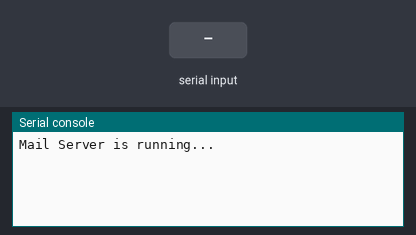
Bench run of a program on a simulated MicroPython board. Shown: the last lines printed to the serial console. The inputs (shaded band) are chosen by the test bench.

Above: at 1.2 s.
1.3 s: "SEND\n" received over the second serial link
At 2.5 s:
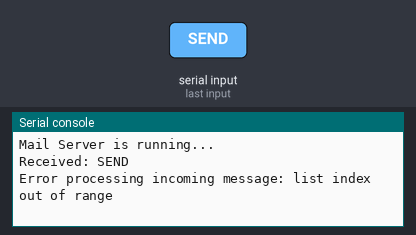
2.8 s: "RETR\n" received over the second serial link
At 3.9 s:
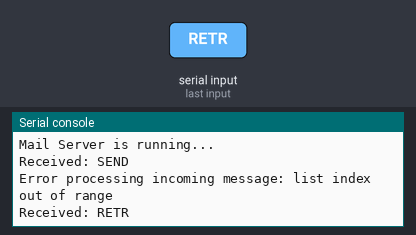
4.3 s: "DELE\n" received over the second serial link
At 5.1 s:
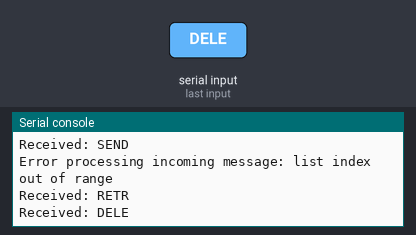
5.8 s: "1\n" received over the second serial link
At 6.3 s:
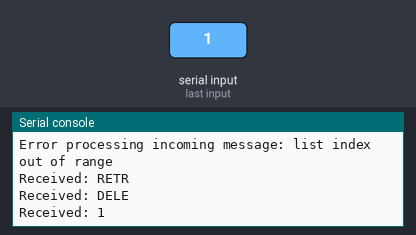

Measured:
- after the input at 1.3 s, the serial console: prints a new line at once (image 1)
- after the input at 2.8 s, the serial console: prints a new line at once (image 2)
- after the input at 4.3 s, the serial console: prints a new line at once (image 3)
- after the input at 5.8 s, the serial console: prints a new line at once (image 4)

The program:

server.py
```python
from machine import Pin, UART
import time

# set up UART for server
uart1 = UART(1, baudrate=9600, tx=Pin(4), rx=Pin(5))

# simple message queue for storing messages
message_queue = []

def process_incoming():
    if uart1.any():
        try:
            # read incoming message from client
            incoming_message = uart1.readline().decode('utf-8').strip()
            print(f"Received: {incoming_message}")
            handle_client_request(incoming_message)
        except Exception as e:
            print(f"Error processing incoming message: {e}")

def handle_client_request(request):
    if request.startswith("SEND"):
        # Extract the message payload to store
        message = request.split(":", 1)[1]
        message_queue.append(message)
        uart1.write(f"ACK: Message received\n")
    elif request == "RETR":
        if message_queue:
            message = message_queue.pop(0)  # Send the oldest message
            uart1.write(f"MSG: {message}\n")
        else:
            uart1.write("NO MSG: No messages in queue\n")
    elif request == "DELE":
        if message_queue:
            message_queue.clear()  # Clear all messages
            uart1.write("ACK: All messages deleted\n")
        else:
            uart1.write("NO MSG: No messages to delete\n")
    else:
        uart1.write("ERR: Invalid command\n")

def main():
    print("Mail Server is running...")
    while True:
        process_incoming()
        time.sleep(0.1)

main()
```
